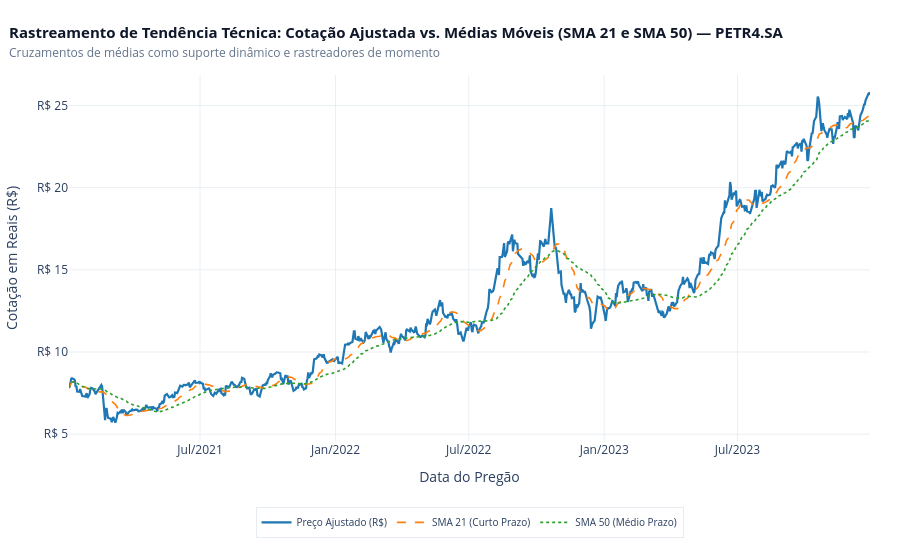

Notebook code for this chart:
### Markdown cell above
### Pergunta de Negócio 5:
> *Como os preços de fechamento se comportaram frente às Médias Móveis Simples (SMA 21 de curto prazo e SMA 50 de médio prazo)?*

**Justificativa Analítica:**  
Inspeção de tendência e cruzamentos técnicos através de gráfico multilinha interativo sobrepondo a Cotação Ajustada (`adj_close`), a Média Móvel de Curto Prazo (`sma_21`) e a Média Móvel de Médio Prazo (`sma_50`) no ativo líder da carteira (PETR4.SA).

### Code cell
# Gráfico 5: Análise Multilinha de Médias Móveis Técnicas (PETR4.SA)
ticker_foco = "PETR4.SA"
df_papel = df[df["ticker"] == ticker_foco].sort_values("date").copy()

fig_sma = go.Figure()

# Cotação Fechamento Ajustado
fig_sma.add_trace(go.Scatter(
    x=df_papel["date"],
    y=df_papel["adj_close"],
    mode="lines",
    name="Preço Ajustado (R$)",
    line=dict(color="#1f77b4", width=2.2),
    hovertemplate="<b>%{x|%d/%m/%Y}</b><br>Preço: <b>R$ %{y:.2f}</b><extra></extra>"
))

# Média Móvel Simples 21 dias (Curto Prazo)
fig_sma.add_trace(go.Scatter(
    x=df_papel["date"],
    y=df_papel["sma_21"],
    mode="lines",
    name="SMA 21 (Curto Prazo)",
    line=dict(color="#ff7f0e", width=1.6, dash="dash"),
    hovertemplate="SMA 21: <b>R$ %{y:.2f}</b><extra></extra>"
))

# Média Móvel Simples 50 dias (Médio Prazo)
fig_sma.add_trace(go.Scatter(
    x=df_papel["date"],
    y=df_papel["sma_50"],
    mode="lines",
    name="SMA 50 (Médio Prazo)",
    line=dict(color="#2ca02c", width=1.6, dash="dot"),
    hovertemplate="SMA 50: <b>R$ %{y:.2f}</b><extra></extra>"
))

fig_sma.update_layout(
    title=dict(
        text=f"<b>Rastreamento de Tendência Técnica: Cotação Ajustada vs. Médias Móveis (SMA 21 e SMA 50) — {ticker_foco}</b><br>"
             f"<span style='font-size: 12px; color: #64748B;'>Cruzamentos de médias como suporte dinâmico e rastreadores de momento</span>",
        font=dict(size=15, color="#0F172A"),
        x=0.01
    ),
    xaxis=dict(title="Data do Pregão", showgrid=True, gridcolor="rgba(226, 232, 240, 0.7)", tickformat="%b/%Y"),
    yaxis=dict(title="Cotação em Reais (R$)", showgrid=True, gridcolor="rgba(226, 232, 240, 0.7)", tickprefix="R$ "),
    template="plotly_white",
    height=550,
    hovermode="x unified",
    legend=dict(
        orientation="h",
        yanchor="top",
        y=-0.18,
        xanchor="center",
        x=0.5,
        font=dict(size=10),
        bgcolor="rgba(255, 255, 255, 0.9)",
        bordercolor="rgba(226, 232, 240, 0.8)",
        borderwidth=1
    ),
    margin=dict(r=30, t=75, b=80, l=60)
)

fig_sma.show()

### Figure 1 — Plotly figure (JSON) as saved in the notebook; plotly's stock layout.template omitted (floating-point values rounded to 4 significant figures; data arrays with more than 128 entries replaced by an {"elided": "..."} marker saying what was removed)
{"data": [{"hovertemplate": "<b>%{x|%d/%m/%Y}</b><br>Preço: <b>R$ %{y:.2f}</b><extra></extra>", "line": {"color": "#1f77b4", "width": 2.2}, "mode": "lines", "name": "Preço Ajustado (R$)", "type": "scatter", "x": {"elided": "745 str values"}, "y": {"elided": "745 float values"}}, {"hovertemplate": "SMA 21: <b>R$ %{y:.2f}</b><extra></extra>", "line": {"color": "#ff7f0e", "dash": "dash", "width": 1.6}, "mode": "lines", "name": "SMA 21 (Curto Prazo)", "type": "scatter", "x": {"elided": "745 str values"}, "y": {"elided": "745 float values"}}, {"hovertemplate": "SMA 50: <b>R$ %{y:.2f}</b><extra></extra>", "line": {"color": "#2ca02c", "dash": "dot", "width": 1.6}, "mode": "lines", "name": "SMA 50 (Médio Prazo)", "type": "scatter", "x": {"elided": "745 str values"}, "y": {"elided": "745 float values"}}], "layout": {"height": 550, "hovermode": "x unified", "legend": {"bgcolor": "rgba(255, 255, 255, 0.9)", "bordercolor": "rgba(226, 232, 240, 0.8)", "borderwidth": 1, "font": {"size": 10}, "orientation": "h", "x": 0.5, "xanchor": "center", "y": -0.18, "yanchor": "top"}, "margin": {"b": 80, "l": 60, "r": 30, "t": 75}, "title": {"font": {"color": "#0F172A", "size": 15}, "text": "<b>Rastreamento de Tendência Técnica: Cotação Ajustada vs. Médias Móveis (SMA 21 e SMA 50) — PETR4.SA</b><br><span style='font-size: 12px; color: #64748B;'>Cruzamentos de médias como suporte dinâmico e rastreadores de momento</span>", "x": 0.01}, "xaxis": {"gridcolor": "rgba(226, 232, 240, 0.7)", "showgrid": true, "tickformat": "%b/%Y", "title": {"text": "Data do Pregão"}}, "yaxis": {"gridcolor": "rgba(226, 232, 240, 0.7)", "showgrid": true, "tickprefix": "R$ ", "title": {"text": "Cotação em Reais (R$)"}}}}
